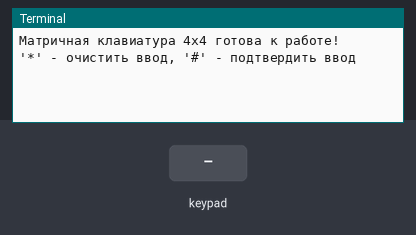
Bench run of a program on a simulated Raspberry Pi (BCM pin numbers). Shown: the last lines printed to the terminal. Inputs (shaded band) come from the test bench.

Above: at 1.2 s.
1.3 s: key '1' pressed
At 2.0 s:
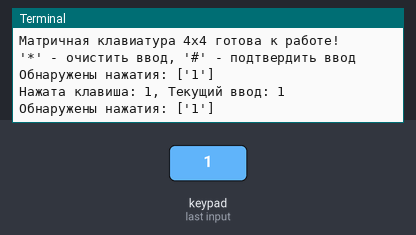
2.8 s: keypad keys 1 2 # pressed 0.4 s apart
At 4.3 s:
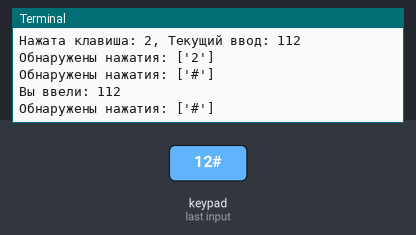
5.5 s: key 'A' pressed
At 6.2 s:
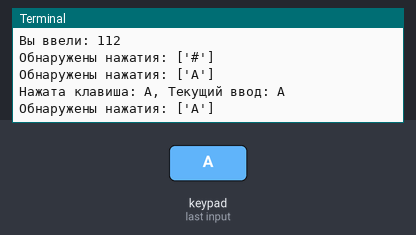
7.0 s: keypad keys 1 2 pressed 0.4 s apart
At 8.0 s:
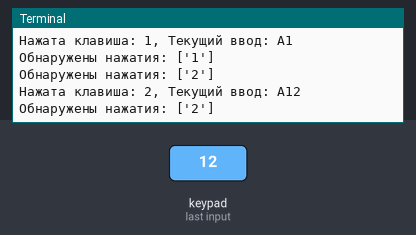
9.3 s: key 'B' pressed
At 9.8 s:
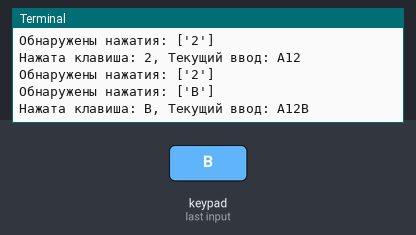
10.8 s: keypad keys 1 2 * pressed 0.4 s apart
At 12.0 s:
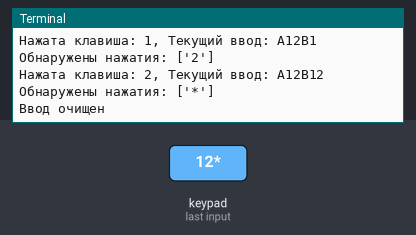

Measured:
- after the input at 1.3 s, the terminal: prints a new line at once (image 1)
- after the input at 2.8 s, the terminal: prints a new line at once (image 2)
- after the input at 5.5 s, the terminal: prints a new line at once (image 3)
- after the input at 7.0 s, the terminal: prints a new line at once (image 4)
- after the input at 9.3 s, the terminal: prints a new line after 0.06 s (image 5)
- after the input at 10.8 s, the terminal: prints a new line after 0.06 s (image 6)

The program:

numpad.py
```python
import time
import board
import digitalio
import adafruit_matrixkeypad

# Определяем пины для строк (R1-R4) и столбцов (C1-C4)
row_pins = [
    digitalio.DigitalInOut(board.D5),
    digitalio.DigitalInOut(board.D6),
    digitalio.DigitalInOut(board.D13),
    digitalio.DigitalInOut(board.D19)
]

col_pins = [
    digitalio.DigitalInOut(board.D12),
    digitalio.DigitalInOut(board.D16),
    digitalio.DigitalInOut(board.D20),
    digitalio.DigitalInOut(board.D21)
]

# Настраиваем пины строк как выходы с подтягиванием к высокому уровню
for pin in row_pins:
    pin.direction = digitalio.Direction.OUTPUT
    pin.value = True

# Настраиваем пины столбцов как входы с подтягиванием к высокому уровню
for pin in col_pins:
    pin.direction = digitalio.Direction.INPUT
    pin.pull = digitalio.Pull.UP

# Определяем карту символов клавиатуры
keys = [
    ["1", "2", "3", "A"],
    ["4", "5", "6", "B"],
    ["7", "8", "9", "C"],
    ["*", "0", "#", "D"]
]

# Инициализируем матричную клавиатуру
keypad = adafruit_matrixkeypad.Matrix_Keypad(
    row_pins, col_pins, keys
)

# Сохраняем последнее состояние клавиатуры для определения нажатий
last_pressed = []
current_input = ""  # Строка для сохранения введенных символов

# Функция для обработки нажатий клавиш
def process_key_press(key):
    global current_input

    if key == "*":  # Если нажата звездочка, очищаем ввод
        current_input = ""
        print("Ввод очищен")
    elif key == "#":  # Если нажата решетка, обрабатываем ввод
        print(f"Вы ввели: {current_input}")
        # Здесь можно добавить логику обработки ввода
        current_input = ""
    else:  # Обычная клавиша - добавляем к текущему вводу
        current_input += key
        print(f"Нажата клавиша: {key}, Текущий ввод: {current_input}")

# Основной цикл
try:
    print("Матричная клавиатура 4x4 готова к работе!")
    print("'*' - очистить ввод, '#' - подтвердить ввод")

    while True:
        # Проверяем нажатые клавиши
        pressed = keypad.pressed_keys

        # Выводим отладочную информацию
        if pressed:
            print(f"Обнаружены нажатия: {pressed}")

        # Обрабатываем только новые нажатия (фронт сигнала)
        for key in pressed:
            if key not in last_pressed:
                process_key_press(key)

        # Обновляем состояние последних нажатых клавиш
        last_pressed = pressed.copy()

        # Небольшая задержка для стабилизации
        time.sleep(0.1)

except KeyboardInterrupt:
    print("\nПрограмма завершена.")
```
